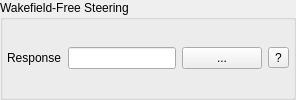
           <widget class="QGroupBox" name="groupBox_7">
            <property name="sizePolicy">
             <sizepolicy hsizetype="Preferred" vsizetype="Maximum">
              <horstretch>0</horstretch>
              <verstretch>0</verstretch>
             </sizepolicy>
            </property>
            <property name="styleSheet">
             <string notr="true">QGroupBox#groupBox_7 {
    background-color: rgb(245, 245, 245);
    border: 1px solid rgb(210, 210, 210);
    border-radius: 6px;
    margin-top: 4px;
    padding-top: 6px;
}
QGroupBox#groupBox_7::title {
    subcontrol-origin: margin;
    left: 10px;
    padding: 0 4px 0 4px;
}</string>
            </property>
            <property name="title">
             <string>Wakefield-Free Steering</string>
            </property>
            <layout class="QVBoxLayout" name="verticalLayout_20">
             <property name="leftMargin">
              <number>4</number>
             </property>
             <property name="topMargin">
              <number>4</number>
             </property>
             <property name="rightMargin">
              <number>4</number>
             </property>
             <property name="bottomMargin">
              <number>4</number>
             </property>
             <item>
              <layout class="QHBoxLayout" name="horizontalLayout_19">
               <item>
                <widget class="QLabel" name="label_22">
                 <property name="text">
                  <string>Response</string>
                 </property>
                </widget>
               </item>
               <item>
                <widget class="QLineEdit" name="wfs_response_3">
                 <property name="maximumSize">
                  <size>
                   <width>500</width>
                   <height>16777215</height>
                  </size>
                 </property>
                </widget>
               </item>
               <item>
                <widget class="QPushButton" name="pushButton_10">
                 <property name="sizePolicy">
                  <sizepolicy hsizetype="Fixed" vsizetype="Fixed">
                   <horstretch>0</horstretch>
                   <verstretch>0</verstretch>
                  </sizepolicy>
                 </property>
                 <property name="text">
                  <string>...</string>
                 </property>
                </widget>
               </item>
               <item>
                <widget class="QToolButton" name="wfs_response_tooltip">
                 <property name="toolTip">
                  <string>&lt;html&gt;&lt;head/&gt;&lt;body&gt;&lt;p&gt;Load the directory containing data collected with System Identification (SysID) in Changed Intensity (Charge) mode. This data is required for wakefield-free steering (WFS).&lt;/p&gt;&lt;/body&gt;&lt;/html&gt;</string>
                 </property>
                 <property name="text">
                  <string>?</string>
                 </property>
                </widget>
               </item>
              </layout>
             </item>
            </layout>
           </widget>
